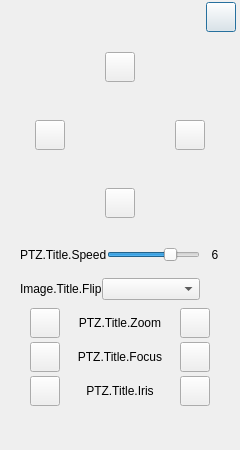
<?xml version="1.0" encoding="UTF-8"?>
<ui version="4.0">
 <class>PTZWindow</class>
 <widget class="QDialog" name="PTZWindow">
  <property name="geometry">
   <rect>
    <x>0</x>
    <y>0</y>
    <width>240</width>
    <height>450</height>
   </rect>
  </property>
  <property name="baseSize">
   <size>
    <width>30</width>
    <height>30</height>
   </size>
  </property>
  <property name="windowTitle">
   <string>Dialog</string>
  </property>
  <layout class="QVBoxLayout" name="verticalLayout_5">
   <property name="spacing">
    <number>0</number>
   </property>
   <property name="leftMargin">
    <number>0</number>
   </property>
   <property name="topMargin">
    <number>0</number>
   </property>
   <property name="rightMargin">
    <number>0</number>
   </property>
   <property name="bottomMargin">
    <number>0</number>
   </property>
   <item>
    <layout class="QHBoxLayout" name="hori_title">
     <property name="spacing">
      <number>0</number>
     </property>
     <property name="sizeConstraint">
      <enum>QLayout::SetFixedSize</enum>
     </property>
     <property name="topMargin">
      <number>2</number>
     </property>
     <property name="rightMargin">
      <number>4</number>
     </property>
     <property name="bottomMargin">
      <number>4</number>
     </property>
     <item>
      <widget class="QLabel" name="titleName">
       <property name="sizePolicy">
        <sizepolicy hsizetype="Expanding" vsizetype="Fixed">
         <horstretch>0</horstretch>
         <verstretch>0</verstretch>
        </sizepolicy>
       </property>
       <property name="minimumSize">
        <size>
         <width>0</width>
         <height>30</height>
        </size>
       </property>
       <property name="maximumSize">
        <size>
         <width>16777215</width>
         <height>30</height>
        </size>
       </property>
       <property name="text">
        <string/>
       </property>
       <property name="alignment">
        <set>Qt::AlignCenter</set>
       </property>
       <property name="margin">
        <number>0</number>
       </property>
      </widget>
     </item>
     <item>
      <widget class="QPushButton" name="btnClose">
       <property name="sizePolicy">
        <sizepolicy hsizetype="Fixed" vsizetype="Fixed">
         <horstretch>0</horstretch>
         <verstretch>0</verstretch>
        </sizepolicy>
       </property>
       <property name="minimumSize">
        <size>
         <width>0</width>
         <height>0</height>
        </size>
       </property>
       <property name="maximumSize">
        <size>
         <width>30</width>
         <height>30</height>
        </size>
       </property>
       <property name="cursor">
        <cursorShape>PointingHandCursor</cursorShape>
       </property>
       <property name="toolTip">
        <string>PTZ.Tips.Close</string>
       </property>
       <property name="text">
        <string/>
       </property>
      </widget>
     </item>
    </layout>
   </item>
   <item>
    <layout class="QVBoxLayout" name="vert_pan">
     <property name="spacing">
      <number>0</number>
     </property>
     <property name="leftMargin">
      <number>0</number>
     </property>
     <property name="topMargin">
      <number>0</number>
     </property>
     <property name="rightMargin">
      <number>0</number>
     </property>
     <property name="bottomMargin">
      <number>0</number>
     </property>
     <item>
      <layout class="QHBoxLayout" name="hori_top" stretch="0,0,0">
       <property name="spacing">
        <number>0</number>
       </property>
       <property name="sizeConstraint">
        <enum>QLayout::SetDefaultConstraint</enum>
       </property>
       <property name="topMargin">
        <number>16</number>
       </property>
       <item>
        <spacer name="topLeftSpacer">
         <property name="orientation">
          <enum>Qt::Horizontal</enum>
         </property>
         <property name="sizeType">
          <enum>QSizePolicy::Expanding</enum>
         </property>
         <property name="sizeHint" stdset="0">
          <size>
           <width>40</width>
           <height>20</height>
          </size>
         </property>
        </spacer>
       </item>
       <item>
        <widget class="QPushButton" name="btnTop">
         <property name="sizePolicy">
          <sizepolicy hsizetype="Fixed" vsizetype="Fixed">
           <horstretch>0</horstretch>
           <verstretch>0</verstretch>
          </sizepolicy>
         </property>
         <property name="minimumSize">
          <size>
           <width>30</width>
           <height>30</height>
          </size>
         </property>
         <property name="maximumSize">
          <size>
           <width>30</width>
           <height>30</height>
          </size>
         </property>
         <property name="cursor">
          <cursorShape>PointingHandCursor</cursorShape>
         </property>
         <property name="toolTip">
          <string>PTZ.Tips.Up</string>
         </property>
         <property name="text">
          <string/>
         </property>
        </widget>
       </item>
       <item>
        <spacer name="topRightSpacer">
         <property name="orientation">
          <enum>Qt::Horizontal</enum>
         </property>
         <property name="sizeHint" stdset="0">
          <size>
           <width>40</width>
           <height>20</height>
          </size>
         </property>
        </spacer>
       </item>
      </layout>
     </item>
     <item>
      <layout class="QHBoxLayout" name="hori_middle">
       <property name="spacing">
        <number>0</number>
       </property>
       <property name="leftMargin">
        <number>35</number>
       </property>
       <property name="topMargin">
        <number>38</number>
       </property>
       <property name="rightMargin">
        <number>35</number>
       </property>
       <property name="bottomMargin">
        <number>38</number>
       </property>
       <item>
        <layout class="QVBoxLayout" name="vert_left">
         <property name="spacing">
          <number>0</number>
         </property>
         <property name="leftMargin">
          <number>0</number>
         </property>
         <item>
          <spacer name="leftTopSpacer">
           <property name="orientation">
            <enum>Qt::Vertical</enum>
           </property>
           <property name="sizeHint" stdset="0">
            <size>
             <width>20</width>
             <height>40</height>
            </size>
           </property>
          </spacer>
         </item>
         <item>
          <widget class="QPushButton" name="btnLeft">
           <property name="sizePolicy">
            <sizepolicy hsizetype="Fixed" vsizetype="Fixed">
             <horstretch>0</horstretch>
             <verstretch>0</verstretch>
            </sizepolicy>
           </property>
           <property name="minimumSize">
            <size>
             <width>30</width>
             <height>30</height>
            </size>
           </property>
           <property name="maximumSize">
            <size>
             <width>30</width>
             <height>30</height>
            </size>
           </property>
           <property name="cursor">
            <cursorShape>PointingHandCursor</cursorShape>
           </property>
           <property name="toolTip">
            <string>PTZ.Tips.Left</string>
           </property>
           <property name="text">
            <string/>
           </property>
          </widget>
         </item>
         <item>
          <spacer name="leftBotSpacer">
           <property name="orientation">
            <enum>Qt::Vertical</enum>
           </property>
           <property name="sizeHint" stdset="0">
            <size>
             <width>20</width>
             <height>40</height>
            </size>
           </property>
          </spacer>
         </item>
        </layout>
       </item>
       <item>
        <spacer name="middleSpacer">
         <property name="orientation">
          <enum>Qt::Horizontal</enum>
         </property>
         <property name="sizeHint" stdset="0">
          <size>
           <width>40</width>
           <height>20</height>
          </size>
         </property>
        </spacer>
       </item>
       <item>
        <layout class="QVBoxLayout" name="vert_right">
         <property name="spacing">
          <number>0</number>
         </property>
         <property name="rightMargin">
          <number>0</number>
         </property>
         <item>
          <spacer name="rightTopSpacer">
           <property name="orientation">
            <enum>Qt::Vertical</enum>
           </property>
           <property name="sizeHint" stdset="0">
            <size>
             <width>20</width>
             <height>40</height>
            </size>
           </property>
          </spacer>
         </item>
         <item>
          <widget class="QPushButton" name="btnRight">
           <property name="sizePolicy">
            <sizepolicy hsizetype="Fixed" vsizetype="Fixed">
             <horstretch>0</horstretch>
             <verstretch>0</verstretch>
            </sizepolicy>
           </property>
           <property name="minimumSize">
            <size>
             <width>30</width>
             <height>30</height>
            </size>
           </property>
           <property name="maximumSize">
            <size>
             <width>30</width>
             <height>30</height>
            </size>
           </property>
           <property name="cursor">
            <cursorShape>PointingHandCursor</cursorShape>
           </property>
           <property name="toolTip">
            <string>PTZ.Tips.Right</string>
           </property>
           <property name="text">
            <string/>
           </property>
          </widget>
         </item>
         <item>
          <spacer name="rightBotSpacer">
           <property name="orientation">
            <enum>Qt::Vertical</enum>
           </property>
           <property name="sizeHint" stdset="0">
            <size>
             <width>20</width>
             <height>40</height>
            </size>
           </property>
          </spacer>
         </item>
        </layout>
       </item>
      </layout>
     </item>
     <item>
      <layout class="QHBoxLayout" name="hori_bot">
       <property name="spacing">
        <number>0</number>
       </property>
       <property name="bottomMargin">
        <number>20</number>
       </property>
       <item>
        <spacer name="botLeftSpacer">
         <property name="orientation">
          <enum>Qt::Horizontal</enum>
         </property>
         <property name="sizeHint" stdset="0">
          <size>
           <width>40</width>
           <height>20</height>
          </size>
         </property>
        </spacer>
       </item>
       <item>
        <widget class="QPushButton" name="btnBot">
         <property name="sizePolicy">
          <sizepolicy hsizetype="Fixed" vsizetype="Fixed">
           <horstretch>0</horstretch>
           <verstretch>0</verstretch>
          </sizepolicy>
         </property>
         <property name="minimumSize">
          <size>
           <width>30</width>
           <height>30</height>
          </size>
         </property>
         <property name="maximumSize">
          <size>
           <width>30</width>
           <height>30</height>
          </size>
         </property>
         <property name="cursor">
          <cursorShape>PointingHandCursor</cursorShape>
         </property>
         <property name="toolTip">
          <string>PTZ.Tips.Down</string>
         </property>
         <property name="text">
          <string/>
         </property>
        </widget>
       </item>
       <item>
        <spacer name="botRightSpacer">
         <property name="orientation">
          <enum>Qt::Horizontal</enum>
         </property>
         <property name="sizeHint" stdset="0">
          <size>
           <width>40</width>
           <height>20</height>
          </size>
         </property>
        </spacer>
       </item>
      </layout>
     </item>
    </layout>
   </item>
   <item>
    <layout class="QHBoxLayout" name="hori_speed">
     <property name="spacing">
      <number>0</number>
     </property>
     <property name="leftMargin">
      <number>20</number>
     </property>
     <property name="topMargin">
      <number>5</number>
     </property>
     <property name="rightMargin">
      <number>10</number>
     </property>
     <property name="bottomMargin">
      <number>5</number>
     </property>
     <item>
      <widget class="QLabel" name="speedTitle">
       <property name="sizePolicy">
        <sizepolicy hsizetype="Fixed" vsizetype="Fixed">
         <horstretch>0</horstretch>
         <verstretch>0</verstretch>
        </sizepolicy>
       </property>
       <property name="minimumSize">
        <size>
         <width>40</width>
         <height>24</height>
        </size>
       </property>
       <property name="text">
        <string>PTZ.Title.Speed</string>
       </property>
       <property name="alignment">
        <set>Qt::AlignLeading|Qt::AlignLeft|Qt::AlignVCenter</set>
       </property>
      </widget>
     </item>
     <item>
      <widget class="QSlider" name="speedSlider">
       <property name="sizePolicy">
        <sizepolicy hsizetype="Expanding" vsizetype="Fixed">
         <horstretch>0</horstretch>
         <verstretch>0</verstretch>
        </sizepolicy>
       </property>
       <property name="minimumSize">
        <size>
         <width>0</width>
         <height>0</height>
        </size>
       </property>
       <property name="cursor">
        <cursorShape>PointingHandCursor</cursorShape>
       </property>
       <property name="layoutDirection">
        <enum>Qt::LeftToRight</enum>
       </property>
       <property name="styleSheet">
        <string notr="true"/>
       </property>
       <property name="inputMethodHints">
        <set>Qt::ImhNone</set>
       </property>
       <property name="minimum">
        <number>1</number>
       </property>
       <property name="maximum">
        <number>8</number>
       </property>
       <property name="pageStep">
        <number>2</number>
       </property>
       <property name="value">
        <number>6</number>
       </property>
       <property name="sliderPosition">
        <number>6</number>
       </property>
       <property name="tracking">
        <bool>true</bool>
       </property>
       <property name="orientation">
        <enum>Qt::Horizontal</enum>
       </property>
       <property name="invertedAppearance">
        <bool>false</bool>
       </property>
       <property name="invertedControls">
        <bool>false</bool>
       </property>
       <property name="tickPosition">
        <enum>QSlider::NoTicks</enum>
       </property>
       <property name="tickInterval">
        <number>0</number>
       </property>
      </widget>
     </item>
     <item>
      <widget class="QLabel" name="speedNum">
       <property name="sizePolicy">
        <sizepolicy hsizetype="Fixed" vsizetype="Fixed">
         <horstretch>0</horstretch>
         <verstretch>0</verstretch>
        </sizepolicy>
       </property>
       <property name="minimumSize">
        <size>
         <width>30</width>
         <height>24</height>
        </size>
       </property>
       <property name="text">
        <string>6</string>
       </property>
       <property name="alignment">
        <set>Qt::AlignCenter</set>
       </property>
      </widget>
     </item>
    </layout>
   </item>
   <item>
    <layout class="QHBoxLayout" name="hori_flip">
     <property name="leftMargin">
      <number>20</number>
     </property>
     <property name="topMargin">
      <number>5</number>
     </property>
     <property name="rightMargin">
      <number>40</number>
     </property>
     <property name="bottomMargin">
      <number>5</number>
     </property>
     <item>
      <widget class="QLabel" name="titleFlip">
       <property name="sizePolicy">
        <sizepolicy hsizetype="Fixed" vsizetype="Fixed">
         <horstretch>0</horstretch>
         <verstretch>0</verstretch>
        </sizepolicy>
       </property>
       <property name="minimumSize">
        <size>
         <width>40</width>
         <height>24</height>
        </size>
       </property>
       <property name="text">
        <string>Image.Title.Flip</string>
       </property>
       <property name="alignment">
        <set>Qt::AlignLeading|Qt::AlignLeft|Qt::AlignVCenter</set>
       </property>
      </widget>
     </item>
     <item>
      <widget class="QComboBox" name="comboFlip">
       <property name="minimumSize">
        <size>
         <width>0</width>
         <height>20</height>
        </size>
       </property>
       <property name="cursor">
        <cursorShape>PointingHandCursor</cursorShape>
       </property>
      </widget>
     </item>
    </layout>
   </item>
   <item>
    <layout class="QHBoxLayout" name="hori_zoom">
     <property name="spacing">
      <number>0</number>
     </property>
     <property name="leftMargin">
      <number>30</number>
     </property>
     <property name="topMargin">
      <number>2</number>
     </property>
     <property name="rightMargin">
      <number>30</number>
     </property>
     <property name="bottomMargin">
      <number>2</number>
     </property>
     <item>
      <widget class="QPushButton" name="addZoom">
       <property name="sizePolicy">
        <sizepolicy hsizetype="Fixed" vsizetype="Fixed">
         <horstretch>0</horstretch>
         <verstretch>0</verstretch>
        </sizepolicy>
       </property>
       <property name="minimumSize">
        <size>
         <width>30</width>
         <height>30</height>
        </size>
       </property>
       <property name="maximumSize">
        <size>
         <width>30</width>
         <height>30</height>
        </size>
       </property>
       <property name="cursor">
        <cursorShape>PointingHandCursor</cursorShape>
       </property>
       <property name="toolTip">
        <string>PTZ.Tips.Add</string>
       </property>
       <property name="styleSheet">
        <string notr="true"/>
       </property>
       <property name="text">
        <string/>
       </property>
      </widget>
     </item>
     <item>
      <widget class="QLabel" name="titleZoom">
       <property name="sizePolicy">
        <sizepolicy hsizetype="Expanding" vsizetype="Fixed">
         <horstretch>0</horstretch>
         <verstretch>0</verstretch>
        </sizepolicy>
       </property>
       <property name="minimumSize">
        <size>
         <width>0</width>
         <height>30</height>
        </size>
       </property>
       <property name="maximumSize">
        <size>
         <width>16777215</width>
         <height>30</height>
        </size>
       </property>
       <property name="text">
        <string>PTZ.Title.Zoom</string>
       </property>
       <property name="alignment">
        <set>Qt::AlignCenter</set>
       </property>
       <property name="margin">
        <number>0</number>
       </property>
      </widget>
     </item>
     <item>
      <widget class="QPushButton" name="subZoom">
       <property name="sizePolicy">
        <sizepolicy hsizetype="Fixed" vsizetype="Fixed">
         <horstretch>0</horstretch>
         <verstretch>0</verstretch>
        </sizepolicy>
       </property>
       <property name="minimumSize">
        <size>
         <width>30</width>
         <height>30</height>
        </size>
       </property>
       <property name="maximumSize">
        <size>
         <width>30</width>
         <height>30</height>
        </size>
       </property>
       <property name="cursor">
        <cursorShape>PointingHandCursor</cursorShape>
       </property>
       <property name="toolTip">
        <string>PTZ.Tips.Sub</string>
       </property>
       <property name="text">
        <string/>
       </property>
      </widget>
     </item>
    </layout>
   </item>
   <item>
    <layout class="QHBoxLayout" name="hori_focus">
     <property name="spacing">
      <number>0</number>
     </property>
     <property name="leftMargin">
      <number>30</number>
     </property>
     <property name="topMargin">
      <number>2</number>
     </property>
     <property name="rightMargin">
      <number>30</number>
     </property>
     <property name="bottomMargin">
      <number>2</number>
     </property>
     <item>
      <widget class="QPushButton" name="addFocus">
       <property name="sizePolicy">
        <sizepolicy hsizetype="Fixed" vsizetype="Fixed">
         <horstretch>0</horstretch>
         <verstretch>0</verstretch>
        </sizepolicy>
       </property>
       <property name="minimumSize">
        <size>
         <width>30</width>
         <height>30</height>
        </size>
       </property>
       <property name="maximumSize">
        <size>
         <width>30</width>
         <height>30</height>
        </size>
       </property>
       <property name="cursor">
        <cursorShape>PointingHandCursor</cursorShape>
       </property>
       <property name="toolTip">
        <string>PTZ.Tips.Add</string>
       </property>
       <property name="text">
        <string/>
       </property>
      </widget>
     </item>
     <item>
      <widget class="QLabel" name="titleFocus">
       <property name="sizePolicy">
        <sizepolicy hsizetype="Expanding" vsizetype="Fixed">
         <horstretch>0</horstretch>
         <verstretch>0</verstretch>
        </sizepolicy>
       </property>
       <property name="minimumSize">
        <size>
         <width>0</width>
         <height>30</height>
        </size>
       </property>
       <property name="maximumSize">
        <size>
         <width>16777215</width>
         <height>30</height>
        </size>
       </property>
       <property name="text">
        <string>PTZ.Title.Focus</string>
       </property>
       <property name="alignment">
        <set>Qt::AlignCenter</set>
       </property>
       <property name="margin">
        <number>0</number>
       </property>
      </widget>
     </item>
     <item>
      <widget class="QPushButton" name="subFocus">
       <property name="sizePolicy">
        <sizepolicy hsizetype="Fixed" vsizetype="Fixed">
         <horstretch>0</horstretch>
         <verstretch>0</verstretch>
        </sizepolicy>
       </property>
       <property name="minimumSize">
        <size>
         <width>30</width>
         <height>30</height>
        </size>
       </property>
       <property name="maximumSize">
        <size>
         <width>30</width>
         <height>30</height>
        </size>
       </property>
       <property name="cursor">
        <cursorShape>PointingHandCursor</cursorShape>
       </property>
       <property name="toolTip">
        <string>PTZ.Tips.Sub</string>
       </property>
       <property name="text">
        <string/>
       </property>
      </widget>
     </item>
    </layout>
   </item>
   <item>
    <layout class="QHBoxLayout" name="hori_iris">
     <property name="spacing">
      <number>0</number>
     </property>
     <property name="leftMargin">
      <number>30</number>
     </property>
     <property name="topMargin">
      <number>2</number>
     </property>
     <property name="rightMargin">
      <number>30</number>
     </property>
     <property name="bottomMargin">
      <number>2</number>
     </property>
     <item>
      <widget class="QPushButton" name="addIris">
       <property name="sizePolicy">
        <sizepolicy hsizetype="Fixed" vsizetype="Fixed">
         <horstretch>0</horstretch>
         <verstretch>0</verstretch>
        </sizepolicy>
       </property>
       <property name="minimumSize">
        <size>
         <width>30</width>
         <height>30</height>
        </size>
       </property>
       <property name="maximumSize">
        <size>
         <width>30</width>
         <height>30</height>
        </size>
       </property>
       <property name="cursor">
        <cursorShape>PointingHandCursor</cursorShape>
       </property>
       <property name="toolTip">
        <string>PTZ.Tips.Add</string>
       </property>
       <property name="text">
        <string/>
       </property>
      </widget>
     </item>
     <item>
      <widget class="QLabel" name="titleIris">
       <property name="sizePolicy">
        <sizepolicy hsizetype="Expanding" vsizetype="Fixed">
         <horstretch>0</horstretch>
         <verstretch>0</verstretch>
        </sizepolicy>
       </property>
       <property name="minimumSize">
        <size>
         <width>0</width>
         <height>30</height>
        </size>
       </property>
       <property name="maximumSize">
        <size>
         <width>16777215</width>
         <height>30</height>
        </size>
       </property>
       <property name="text">
        <string>PTZ.Title.Iris</string>
       </property>
       <property name="alignment">
        <set>Qt::AlignCenter</set>
       </property>
       <property name="margin">
        <number>0</number>
       </property>
      </widget>
     </item>
     <item>
      <widget class="QPushButton" name="subIris">
       <property name="sizePolicy">
        <sizepolicy hsizetype="Fixed" vsizetype="Fixed">
         <horstretch>0</horstretch>
         <verstretch>0</verstretch>
        </sizepolicy>
       </property>
       <property name="minimumSize">
        <size>
         <width>30</width>
         <height>30</height>
        </size>
       </property>
       <property name="maximumSize">
        <size>
         <width>30</width>
         <height>30</height>
        </size>
       </property>
       <property name="cursor">
        <cursorShape>PointingHandCursor</cursorShape>
       </property>
       <property name="toolTip">
        <string>PTZ.Tips.Sub</string>
       </property>
       <property name="text">
        <string/>
       </property>
      </widget>
     </item>
    </layout>
   </item>
   <item>
    <widget class="QLabel" name="errTitle">
     <property name="sizePolicy">
      <sizepolicy hsizetype="Preferred" vsizetype="Fixed">
       <horstretch>0</horstretch>
       <verstretch>0</verstretch>
      </sizepolicy>
     </property>
     <property name="minimumSize">
      <size>
       <width>0</width>
       <height>30</height>
      </size>
     </property>
     <property name="text">
      <string/>
     </property>
     <property name="alignment">
      <set>Qt::AlignCenter</set>
     </property>
    </widget>
   </item>
   <item>
    <spacer name="verticalSpacer">
     <property name="orientation">
      <enum>Qt::Vertical</enum>
     </property>
     <property name="sizeHint" stdset="0">
      <size>
       <width>20</width>
       <height>319</height>
      </size>
     </property>
    </spacer>
   </item>
  </layout>
 </widget>
 <resources>
  <include location="obs.qrc"/>
 </resources>
 <connections/>
</ui>
